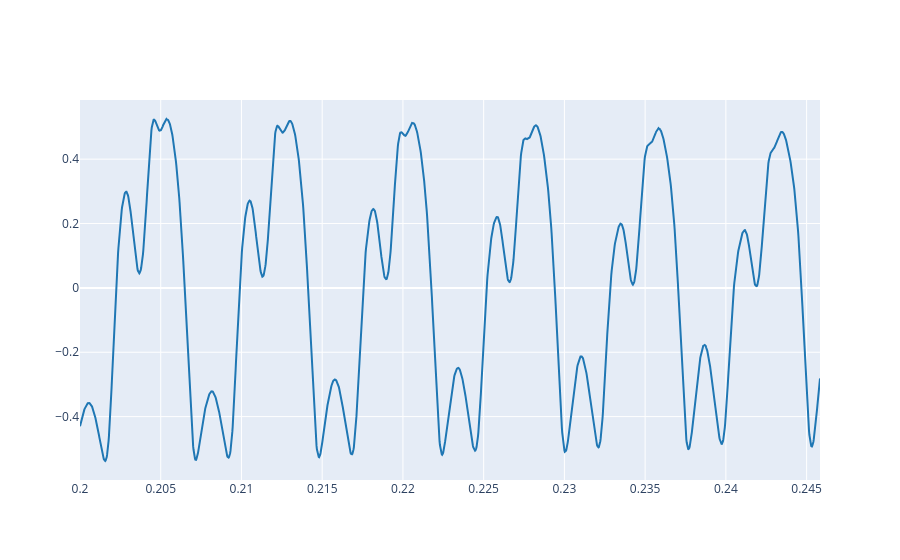

Notebook code cell kept with this figure:
### Markdown cell above
2.3. Plot three periods of the signal using the `plot_signals` function and selecting `t_start` and `t_end` arguments accordingly. Try to get the first periods of the audio signal but avoiding the attack section.

### Code cell
t_start = 0.2               # after the attack; adjust if needed
plot_signals(ref, fs, t_start=t_start, t_end=t_start + 3*T)

### Figure 1 — Plotly figure (JSON) as saved in the notebook; plotly's stock layout.template omitted (floating-point values rounded to 4 significant figures; data arrays with more than 128 entries replaced by an {"elided": "..."} marker saying what was removed)
{"data": [{"line": {"color": "#1f77b4", "shape": "linear"}, "mode": "lines", "name": "audio signal 0", "type": "scatter", "x": {"elided": "2022 float values"}, "y": {"elided": "2022 float values"}}], "layout": {}}
